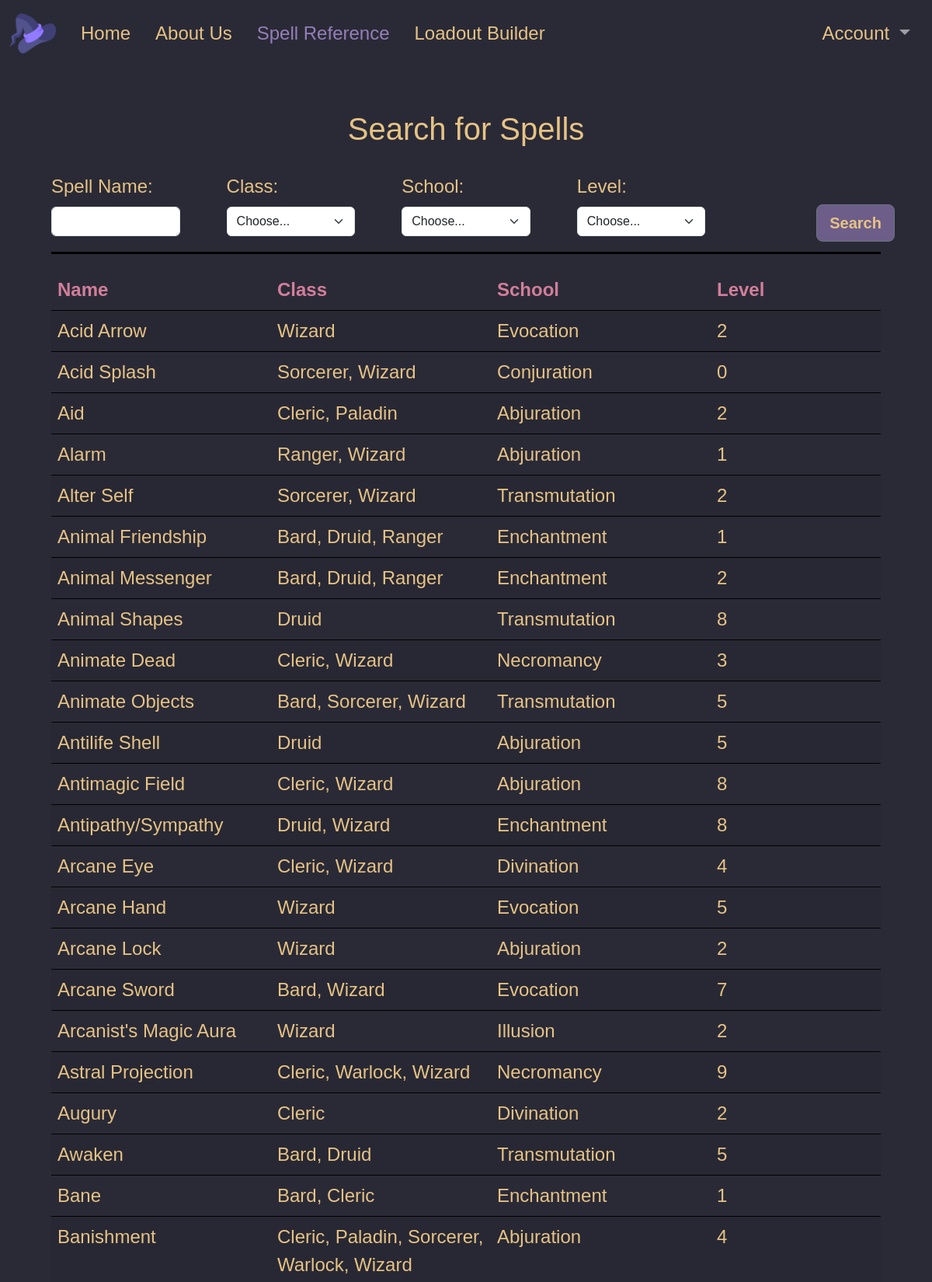
Page /spell_reference (upper part) on the committed database.
### tables this page shows
CREATE TABLE "spell_info" (
"Name" TEXT,
  "Spell_Level" INTEGER,
  "Concentration" INTEGER,
  "Ritual" INTEGER,
  "Range" TEXT,
  "Components" TEXT,
  "Duration" TEXT,
  "Casting Time" TEXT,
  "Classes" TEXT,
  "School" TEXT,
  "Description" TEXT
);

### run.py (the view)
@app.route('/spell_reference', methods=['GET', 'POST'])
def spelllist():
    data = None
    if request.method == 'POST':
        spell_name = request.form.get('spell_name')
        spell_class, spell_school, spell_level = parse_reference_fields(request.form.get('spell_class'),
                                                                        request.form.get('spell_school'),
                                                                        request.form.get('spell_level'))
        data = get_db().get_reference_spells(spell_name, spell_class, spell_school, spell_level)
    else:
        data = get_db().get_reference_spells("", "", "", "")
    return render_template('spell_reference.html', data=data)

### db.py (called while the page is built)
    def select(self, sql, parameters=[]):
        c = self.conn.cursor()
        c.execute(sql, parameters)
        return c.fetchall()

    def get_reference_spells(self, spell_name, spell_class, spell_school, spell_level):
        data = self.select(f"SELECT * FROM spell_info WHERE spell_info.Name LIKE '%{spell_name}%' AND spell_info.Classes LIKE '%{spell_class}%' AND spell_info.School LIKE '%{spell_school}%' AND spell_info.Spell_Level LIKE '%{spell_level}%'")
        print("Data in db: ")
        print(data)
        return [{
            'Name': d[0],
            'Level': d[1],
            'Concentration': d[2],
            'Ritual': d[3],
            'Range': d[4],
            'Components': d[5],
            'Duration': d[6],
            'Casting Time': d[7],
            'Classes': d[8],
            'School': d[9],
            'Description': d[10]
        } for d in data]

### run.py (called while the page is built)
def get_db():
    db = getattr(g, '_database', None)
    if db is None:
        db = Database(DATABASE_PATH)
    return db

### templates/spell_reference.html (shortened to what this page needs)
{% extends 'base.html' %}
{% set active = "Spell Reference" %}
{% block content %}
<h1 class="t1 py-4 text-center">Search for Spells</h1>
<div class="container">
    <form action="/spell_reference", method="POST">
        <div class="row align-items-center">
            <div class="col pe-5">
                <label for="spell_name" class="t1 form-label">Spell Name:</label>
                <input type="text" class="form-control" id="spell_name" name="spell_name">
            </div>
            <div class="col pe-5">
                <label for="spell_class" class="t1 form-label">Class:</label>
                <select id="spell_class" class="form-select" name="spell_class">
                    <option selected>Choose...</option>
                </select>
            </div>
            <div class="col pe-5">
                <label for="school" class="t1 form-label">School:</label>
                <select id="school" class="form-select" name="spell_school">
                    <option selected>Choose...</option>
                </select>
            </div>
            <div class="col pe-5">
                <label for="level" class="t1 form-label">Level:</label>
                <select id="level" class="form-select" name="spell_level">
                    <option selected>Choose...</option>
                </select>
            </div>
            <div class="col text-center">
                <button type="submit" class="btn btn-lg btn-secondary t1" style="position: absolute;">Search</button>
            </div>
        </div>
    </form>
    <hr class="hr">
    <table class="table table-striped border-black">
        <thead>
            <tr>
              <th scope="col" class="tref-h">Name</th>
              <th scope="col" class="tref-h">Class</th>
              <th scope="col" class="tref-h">School</th>
              <th scope="col" class="tref-h">Level</th>
            </tr>
          </thead>
        <tbody>
            {% if data %}
                {% for spell in data %}
                <tr>
                    <td class="tref table-limit">
                        {{ spell.Name }}
                    </td>
                    <td class="tref table-limit">
                        {{ spell.Classes }}
                    </td>
                    <td class="tref table-limit">
                        {{ spell.School }}
                    </td>
                    <td class="tref">
                        {{ spell.Level }}
                    </td>
                </tr>
                {% endfor %}
            {% endif %}
        </tbody>
    </table>
</div>
{% endblock %}

### templates/base.html (shortened to what this page needs)
<!DOCTYPE html>
<html>
<head>
    <link href="https://cdn.jsdelivr.net/npm/bootstrap@5.3.2/dist/css/bootstrap.min.css"
    rel="stylesheet"
>
    <link rel="stylesheet" href="/static/css/base.css">
</head>
<body>
    <header>
        <div class="container-xxl">
            <div class="row">
                <div class="col">
                    <nav class="navbar navbar-expand-md navbar-dark">
                        <a class="navbar-brand" href="/"><img src="/static/img/witch-hat.png" style="max-height: 60px;"></a>
                        <div class="collapse navbar-collapse" id="navbarSupportedContent">
                            <ul class="navbar-nav me-auto">
                                <li class="header-unselected nav-item{% if active == 'Home' %} header-selected active{% endif %}">
                                    <a class="nav-link" href="/">Home</a>
                                </li>
                                <li class="header-unselected nav-item{% if active == 'About' %} header-selected active{% endif %}">
                                    <a class="nav-link" href="/about">About Us</a>
                                </li>
                                <li class="header-unselected nav-item{% if active == 'Spell Reference' %} header-selected active{% endif %}">
                                    <a class="nav-link" href="/spell_reference">Spell Reference</a>
                                </li>
                                <li class="header-unselected nav-item{% if active == 'Bikes' %} header-selected active{% endif %}">
                                    <a class="nav-link" href="/builder1">Loadout Builder</a>
                                </li>
                            </ul>
                            <ul class="navbar-nav">
                                <li class="nav-item dropdown">
                                    <a class="nav-link dropdown-toggle header-unselected" href="#" id="navbarDropdown" role="button"
                                        data-bs-toggle="dropdown" aria-haspopup="true" aria-expanded="false">
                                        Account
                                    </a>
                                {% if session['user'] %}
                                    <ul class="dropdown-menu dropdown-menu-right" aria-labelledby="navbarDropdown">
                                        <li><a class="dropdown-item-text t6">{{ session['user']['username'] }}</a></li>
                                        <li><a class="dropdown-item t1" href="/logout">Logout</a></li>
                                        <li><a class="dropdown-item t1" href="#">My Loadouts</a></li>
                                    </ul>
                                {% else %}
                                </li>
                                {% endif %}
                            </ul>
                        </div>
                    </nav>
                </div>
            </div>
        </div>
    </header>
    <main>
        <div class="container-lg content">
            {% block content %}{% endblock %}
        </div>
    </main>
</body>
</html>

### static/css/base.css (style rules this page uses)
body { font-family: 'Baskerville', 'Trebuchet MS', sans-serif; font-size: 1.5rem; background: #2A2A37; }
header { background: #2A2A37; }
.header-unselected { -webkit-text-fill-color: #E6C384; }
.header-selected { -webkit-text-fill-color: #957FB8; }
.table-limit { max-width: 100px; }
.navbar-expand-md .navbar-nav .nav-link { padding-left: 1rem; padding-right: 1rem; }
.content { padding: 2rem 1.5rem; }
.btn-secondary { background-color: #6d5d89; font-weight: bolder }
.tref { background-color: #2A2A37 !important; -webkit-text-fill-color: #E6C384; }
.tref-h { background-color: #2A2A37 !important; -webkit-text-fill-color: #D27E99; }
.t1 { color: #E6C384; }
hr { height: 3px; color: black; background-color: black; margin: 20px 0; opacity: 1; }

### rows in the picture
spell_info: Name "Acid Arrow", Classes "Wizard", School "Evocation", Level "2"
spell_info: Name "Acid Splash", Classes "Sorcerer, Wizard", School "Conjuration", Level "0"
spell_info: Name "Aid", Classes "Cleric, Paladin", School "Abjuration", Level "2"
spell_info: Name "Alarm", Classes "Ranger, Wizard", School "Abjuration", Level "1"
spell_info: Name "Alter Self", Classes "Sorcerer, Wizard", School "Transmutation", Level "2"
spell_info: Name "Animal Friendship", Classes "Bard, Druid, Ranger", School "Enchantment", Level "1"
spell_info: Name "Animal Messenger", Classes "Bard, Druid, Ranger", School "Enchantment", Level "2"
spell_info: Name "Animal Shapes", Classes "Druid", School "Transmutation", Level "8"
spell_info: Name "Animate Dead", Classes "Cleric, Wizard", School "Necromancy", Level "3"
spell_info: Name "Animate Objects", Classes "Bard, Sorcerer, Wizard", School "Transmutation", Level "5"
spell_info: Name "Antilife Shell", Classes "Druid", School "Abjuration", Level "5"
spell_info: Name "Antimagic Field", Classes "Cleric, Wizard", School "Abjuration", Level "8"
spell_info: Name "Antipathy/Sympathy", Classes "Druid, Wizard", School "Enchantment", Level "8"
spell_info: Name "Arcane Eye", Classes "Cleric, Wizard", School "Divination", Level "4"
spell_info: Name "Arcane Hand", Classes "Wizard", School "Evocation", Level "5"
spell_info: Name "Arcane Lock", Classes "Wizard", School "Abjuration", Level "2"
spell_info: Name "Arcane Sword", Classes "Bard, Wizard", School "Evocation", Level "7"
spell_info: Name "Arcanist's Magic Aura", Classes "Wizard", School "Illusion", Level "2"
spell_info: Name "Astral Projection", Classes "Cleric, Warlock, Wizard", School "Necromancy", Level "9"
spell_info: Name "Augury", Classes "Cleric", School "Divination", Level "2"
spell_info: Name "Awaken", Classes "Bard, Druid", School "Transmutation", Level "5"
spell_info: Name "Bane", Classes "Bard, Cleric", School "Enchantment", Level "1"
spell_info: Name "Banishment", Classes "Cleric, Paladin, Sorcerer, Warlock, Wizard", School "Abjuration", Level "4"
